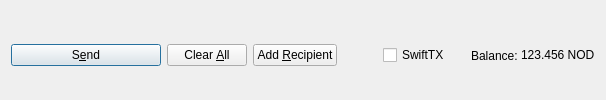
         <widget class="QFrame" name="frame_Send">
          <layout class="QHBoxLayout" name="horizontalLayout">
           <property name="bottomMargin">
            <number>0</number>
           </property>
           <item>
            <widget class="QPushButton" name="sendButton">
             <property name="minimumSize">
              <size>
               <width>150</width>
               <height>0</height>
              </size>
             </property>
             <property name="toolTip">
              <string>Confirm the send action</string>
             </property>
             <property name="text">
              <string>S&amp;end</string>
             </property>
             <property name="icon">
              <iconset resource="../node.qrc">
               <normaloff>:/icons/send</normaloff>:/icons/send</iconset>
             </property>
             <property name="autoDefault">
              <bool>false</bool>
             </property>
             <property name="default">
              <bool>true</bool>
             </property>
            </widget>
           </item>
           <item>
            <widget class="QPushButton" name="clearButton">
             <property name="sizePolicy">
              <sizepolicy hsizetype="Minimum" vsizetype="Fixed">
               <horstretch>0</horstretch>
               <verstretch>0</verstretch>
              </sizepolicy>
             </property>
             <property name="toolTip">
              <string>Clear all fields of the form.</string>
             </property>
             <property name="text">
              <string>Clear &amp;All</string>
             </property>
             <property name="icon">
              <iconset resource="../node.qrc">
               <normaloff>:/icons/remove</normaloff>:/icons/remove</iconset>
             </property>
             <property name="autoDefault">
              <bool>false</bool>
             </property>
            </widget>
           </item>
           <item>
            <widget class="QPushButton" name="addButton">
             <property name="toolTip">
              <string>Send to multiple recipients at once</string>
             </property>
             <property name="text">
              <string>Add &amp;Recipient</string>
             </property>
             <property name="icon">
              <iconset resource="../node.qrc">
               <normaloff>:/icons/add</normaloff>:/icons/add</iconset>
             </property>
             <property name="autoDefault">
              <bool>false</bool>
             </property>
            </widget>
           </item>
           <item>
            <spacer name="horizontalSpacer">
             <property name="orientation">
              <enum>Qt::Horizontal</enum>
             </property>
             <property name="sizeHint" stdset="0">
              <size>
               <width>40</width>
               <height>20</height>
              </size>
             </property>
            </spacer>
           </item>
           <item>
            <layout class="QHBoxLayout" name="horizontalLayout_2">
             <property name="spacing">
              <number>3</number>
             </property>
             <item>
              <widget class="QCheckBox" name="checkSwiftTX">
               <property name="enabled">
                <bool>true</bool>
               </property>
               <property name="minimumSize">
                <size>
                 <width>85</width>
                 <height>0</height>
                </size>
               </property>
               <property name="text">
                <string>SwiftTX</string>
               </property>
              </widget>
             </item>
             <item>
              <widget class="QLabel" name="label">
               <property name="text">
                <string>Balance:</string>
               </property>
              </widget>
             </item>
             <item>
              <widget class="QLabel" name="labelBalance">
               <property name="sizePolicy">
                <sizepolicy hsizetype="Preferred" vsizetype="Fixed">
                 <horstretch>0</horstretch>
                 <verstretch>0</verstretch>
                </sizepolicy>
               </property>
               <property name="cursor">
                <cursorShape>IBeamCursor</cursorShape>
               </property>
               <property name="text">
                <string notr="true">123.456 NOD</string>
               </property>
               <property name="textInteractionFlags">
                <set>Qt::LinksAccessibleByMouse|Qt::TextSelectableByKeyboard|Qt::TextSelectableByMouse</set>
               </property>
              </widget>
             </item>
            </layout>
           </item>
          </layout>
         </widget>
